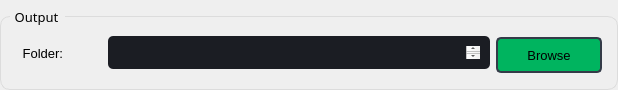
                             <widget class="QGroupBox" name="groupBox_16">
                              <property name="sizePolicy">
                               <sizepolicy hsizetype="Expanding" vsizetype="Preferred">
                                <horstretch>0</horstretch>
                                <verstretch>0</verstretch>
                               </sizepolicy>
                              </property>
                              <property name="minimumSize">
                               <size>
                                <width>0</width>
                                <height>90</height>
                               </size>
                              </property>
                              <property name="maximumSize">
                               <size>
                                <width>16777215</width>
                                <height>80</height>
                               </size>
                              </property>
                              <property name="font">
                               <font>
                                <family>Segoe UI Semibold</family>
                                <pointsize>10</pointsize>
                               </font>
                              </property>
                              <property name="styleSheet">
                               <string notr="true">QGroupBox {
  
  border: 1px solid rgb(220, 220, 220);
  border-radius: 10px;
  padding: 4px;
  margin-top: 16px;
}

QGroupBox::title {
  subcontrol-origin: margin;
  subcontrol-position: top left;
  left: 10px;
  padding-left: 3px;
  padding-right: 5px;
  padding-top: 8px;
  padding-bottom: 16px;
}

QGroupBox::indicator {
  margin-left: 2px;
  height: 16px;
  width: 16px;
}</string>
                              </property>
                              <property name="title">
                               <string>Output</string>
                              </property>
                              <layout class="QVBoxLayout" name="verticalLayout_37">
                               <item>
                                <layout class="QHBoxLayout" name="horizontalLayout_11">
                                 <property name="leftMargin">
                                  <number>3</number>
                                 </property>
                                 <property name="topMargin">
                                  <number>4</number>
                                 </property>
                                 <property name="rightMargin">
                                  <number>0</number>
                                 </property>
                                 <property name="bottomMargin">
                                  <number>4</number>
                                 </property>
                                 <item>
                                  <widget class="QLabel" name="label_31">
                                   <property name="minimumSize">
                                    <size>
                                     <width>83</width>
                                     <height>0</height>
                                    </size>
                                   </property>
                                   <property name="maximumSize">
                                    <size>
                                     <width>83</width>
                                     <height>16777215</height>
                                    </size>
                                   </property>
                                   <property name="font">
                                    <font>
                                     <family>Segoe UI</family>
                                     <pointsize>10</pointsize>
                                    </font>
                                   </property>
                                   <property name="text">
                                    <string> Folder: </string>
                                   </property>
                                  </widget>
                                 </item>
                                 <item>
                                  <widget class="QTextEdit" name="Output_Folder_textEdit">
                                   <property name="minimumSize">
                                    <size>
                                     <width>382</width>
                                     <height>0</height>
                                    </size>
                                   </property>
                                   <property name="maximumSize">
                                    <size>
                                     <width>382</width>
                                     <height>33</height>
                                    </size>
                                   </property>
                                   <property name="styleSheet">
                                    <string notr="true">QTextEdit {
	background-color: rgb(27, 29, 35);
	border-radius: 5px;
	padding: 10px;
}
QTextEdit:hover {
	border: 2px solid rgb(64, 71, 88);
}
QTextEdit:focus {
	border: 2px solid rgb(91, 101, 124);
}</string>
                                   </property>
                                  </widget>
                                 </item>
                                 <item>
                                  <widget class="QPushButton" name="Browse_Output_button">
                                   <property name="sizePolicy">
                                    <sizepolicy hsizetype="Minimum" vsizetype="Expanding">
                                     <horstretch>0</horstretch>
                                     <verstretch>0</verstretch>
                                    </sizepolicy>
                                   </property>
                                   <property name="minimumSize">
                                    <size>
                                     <width>106</width>
                                     <height>38</height>
                                    </size>
                                   </property>
                                   <property name="maximumSize">
                                    <size>
                                     <width>106</width>
                                     <height>38</height>
                                    </size>
                                   </property>
                                   <property name="font">
                                    <font>
                                     <pointsize>10</pointsize>
                                    </font>
                                   </property>
                                   <property name="styleSheet">
                                    <string notr="true">QPushButton {
	border: 2px solid rgb(52, 59, 72);
	border-radius: 5px;	
	background-color: rgb(0, 180, 95);
	margin-top:1px;
	margin-bottom: 1px;

}
QPushButton:hover {
	background-color: rgb(0, 152, 84);
	border: 2px solid rgb(61, 70, 86);
}
QPushButton:pressed {	
	background-color: rgb(220, 5, 100);
	border: 2px solid rgb(43, 50, 61);
}</string>
                                   </property>
                                   <property name="text">
                                    <string>Browse</string>
                                   </property>
                                  </widget>
                                 </item>
                                </layout>
                               </item>
                              </layout>
                             </widget>
